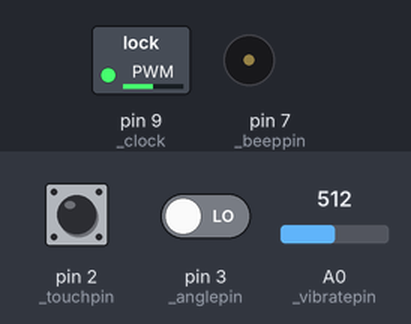
Bench run of a sketch on a simulated Arduino Uno, built with avr-gcc and run on an emulated ATmega328P. Shown: switched loads named in the sketch (green lamp = pin HIGH), buzzer (waves = sounding, pin HIGH). The inputs (shaded band) are chosen by the test bench; at power-on: pin 2 (_touchpin) LOW, pin 3 (_anglepin) LOW, A0 (_vibratepin) = 512. The modem accepts every AT command (registered, SIM ready, sends succeed) and sends nothing else; what the sketch prints to the serial monitor is not drawn.

Above: at 1.2 s.
1.3 s: pin 2 (_touchpin) pulled HIGH for 0.15 s
2.9 s: pin 2 (_touchpin) pulled HIGH for 1 s
5.4 s: pin 2 (_touchpin) driven HIGH and pin 3 (_anglepin) driven HIGH
6.9 s: A0 (_vibratepin) set to 887
9.7 s: A0 (_vibratepin) set to 911
At 12.5 s:
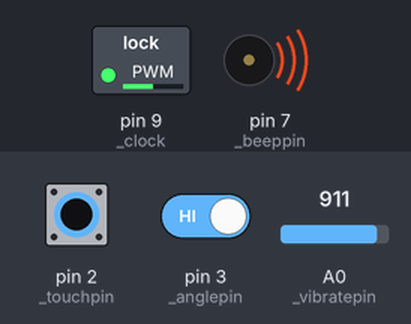
Timing chart, 0 to 13.7 s (numbered marks = the images above; inputs shaded):
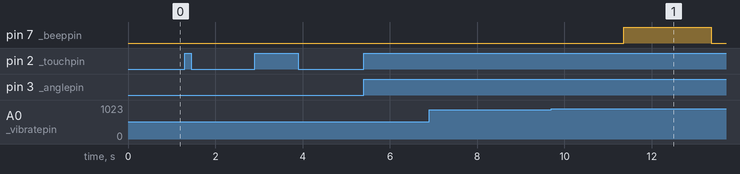

Measured:
- the behaviour switches between 900 and 901 on A0 (_vibratepin) (found by bisection; images 0 and 1)
- after the input at 9.7 s, pin 7 (_beeppin): LOW → HIGH after 1.7 s, → LOW 2.0 s later

The sketch:

icane.ino
```cpp
#include <SoftwareSerial.h>
//#include <SPI.h>
//#include <SD.h>
#define _baudrate   115200
#define _rxpin      4
#define _txpin      5
#define _touchpin  2
#define _anglepin 3
#define _beeppin 7
#define _clock 9 //(500HZ)
const int duty = 127; //(1ms)
#define _vibratepin 0 //A0
SoftwareSerial debug( _rxpin, _txpin ); // RX, TX
//*-- IoT Information

#define SSID "dlink"
#define PASS "062015178"
const String DEV_NAME = "icane01";
const boolean connNTU = false;
const boolean serial = true;
boolean is_sd = false;
//------------sd card para-------------------
/**File myFile;

  // 設定 SD library 功能變數:

  Sd2Card card;
  SdVolume volume;
  SdFile root;

  const int chipSelect = 8;
  const int sd_pin = 8;
  const int sd_pow_pin = 7;
**/

//--------------------parameter----------------
const int _touchgate = 500; //(untouch less than _touchgate viewed as "touched") //(dealta h=1m)
const int _vibrategate = 200;
const int _noflipvibgate = 900;
const bool _standingangle = 1; // (_ : 1 ; | : 0)
const int _flipvibsensetime = 500;
const int  _touchtimegate = 200;
const int _angle_long_time = 2000; //(delta h=1cm)

const int _stepHIGH = 30;
int laststep_high = 1024;
const int _stepLOW = -20;
const unsigned long _step_flushing_time = (1000 * 30 * 1);
const int _steptime = 20;

const int _angle_fluct_time = 50; //(delta h=1cm)

const int _battery_call_period = 45000; //with conn error detecting
const int _max_recursion = 1;
const int _alarm_reset_button_time = 3000;

const int _alarm_reset_button_on = HIGH;
const int _touched = HIGH;

const int _buffertime = 20; //second
const int _max_data_inpackage = 1000;
//---------------------------------------------

volatile bool istouch = 0;
volatile bool angle = 0, alarm = 0, isactive = 0;
volatile unsigned long lasttouchtime = 0;
volatile unsigned long lastangletime = 0;
volatile unsigned long lastbatterytime = 0;
volatile unsigned long laststepcounttime = millis();
unsigned long lastvibcounttime = 0;
volatile bool isintr = 0;
int stepcount = 0;
bool error = 0;
bool connerror = 0;
int times = 0;
int maxvibrate = 0;

void setup() {
  Serial.begin( _baudrate );
  debug.begin( _baudrate );

  //---you maybe need to delete them when no wifi
  connectWiFi();
  errorhandler();
  //-------------//

  pinMode(_touchpin, INPUT);
  pinMode(_anglepin, INPUT);
  pinMode(_beeppin, OUTPUT);
  pinMode(_clock, OUTPUT);
  attachInterrupt(0, changetouch, CHANGE); //pin2
  attachInterrupt(1, changeangle, CHANGE); //pin3

  analogWrite(_clock, 127);

  //sd card setup
  /**pinMode(sd_pow_pin,OUTPUT);
    digitalWrite(sd_pow_pin,HIGH);

    Serial.println("\nWaiting for SD card ready...");
    while (true) {
    if(SD.begin(sd_pin)){
    is_sd = true;
    console("--------------------------------------");
    console("SD_start!");
    break;
    }
    else{
      continue;
    }
    }**/
}
void loop() {

  isintr = 0;
  tracetouch();
  countstep();
  changeangle();
  while (isintr == 1) {
    console("I'm in intr_1=>" + String(isintr));
    isintr = 0;
    countstep();
    alarmreset();
    alarmbeep();
    if (alarm == 1)SentOnCloud(String(analogRead(_vibratepin)), String(angle), String(alarm), String(isactive), String(0), String(error & isintr));
  }
  betterycall();
  senseVibrate();
  Alarm();
  alarmreset();
  while (isintr == 1) {
    console("I'm in intr_2 =>" + String(isintr));
    isintr = 0;
    Alarm();
    alarmreset();
    alarmbeep();
    if (alarm == 1)SentOnCloud(String(analogRead(_vibratepin)), String(angle), String(alarm), String(isactive), String(0), String(error & isintr));
  }
  alarmbeep();
  while (isintr == 1) {
    console("I'm in intr_3=>" + String(isintr));
    isintr = 0;
    Alarm();
    alarmbeep();
    alarmreset();
    alarmbeep();
    if (alarm == 1)SentOnCloud(String(analogRead(_vibratepin)), String(angle), String(alarm), String(isactive), String(0), String(error & isintr));
  }
  if (alarm == 1)SentOnCloud(String(analogRead(_vibratepin)), String(angle), String(alarm), String(isactive), String(0), String(error & isintr));
  while (isintr == 1) {
    console("I'm in intr_4=>" + String(isintr));
    isintr = 0;
    Alarm();
    alarmreset();
    alarmbeep();
    if (alarm == 1)SentOnCloud(String(analogRead(_vibratepin)), String(angle), String(alarm), String(isactive), String(0), String(error & isintr));
  }

  //you need to delete it if no wifi---------
  errorhandler();
  //
}
void connectWiFi()
{
  debug.println("AT+CWMODE=1");
  if (connNTU == true) {
    if (!Connect_to_NTU()) {
      console("Something went wrong conn to NTU");
    }
  }
  else Wifi_connect();
}

void SentOnCloud(String Vib, String Ang, String Alarm, String Isactive, String Step, String Error)
{
  String cmd = "AT+CIPSTART=\"TCP\",\"";
  cmd += "icane.herokuapp.com";
  cmd += "\",80";
  console("SEND: ");
  console(cmd);
  debug.println(cmd);
  if ( debug.find( "Error" ) )
  {
    console( "RECEIVED: Error\nExit1" );
    return;
  }
  cmd = "GET /data?dev_name=" + DEV_NAME + "&vib=" + Vib + "&ang=" + Ang + "&alarm=" + Alarm + "&isactive=" + Isactive + "&step=" + Step + "&error=" + Error + " HTTP/1.0\r\nHost: icane.herokuapp.com\r\n\r\n";
  debug.print( "AT+CIPSEND=" );
  debug.println(cmd.length());
  if (debug.find( ">" ) )
  {
    console(">");
    console(cmd);
    debug.print(cmd);
  }
  else
  {
    debug.print( "AT+CIPCLOSE" );
  }
  if ( debug.find("OK") )
  {
    console( "RECEIVED: OK" );
  }
  else
  {
    console( "RECEIVED: Error\nExit2" );
    //resend the data
    if (times < _max_recursion) {
      times++;
      SentOnCloud(String(analogRead(_vibratepin)), String(angle), String(alarm), String(isactive), String(0), String(error & isintr));
    } else {
      connerror = 1;
      times = 0;
    }
  }
}
void Wifi_connect()
{
  String cmd = "AT+CWJAP=\"";
  cmd += SSID;
  cmd += "\",\"";
  cmd += PASS;
  cmd += "\"";
  sendDebug(cmd);
  Loding("Wifi_connect");
}

boolean Connect_to_NTU() {

  String cmd = "AT+CWJAP=\"";
  cmd += "NTU";
  cmd += "\",\"\"";
  console(cmd);
  debug.println(cmd);
  Loding("Wifi_connect");

  if (NTUtcpconn() == true)return true;
  else return false;

}

boolean NTUtcpconn() {
  String server = "wl122.cc.ntu.edu.tw";
  String URI = "/auth/loginnw.html";
  String port = "80";
  String data = "username=B05202030&password=Ceiba0084";
  // initiate TCP connection
  String tcpStart = "AT+CIPSTART=\"TCP\",\"" + server + "\"," + port;

  // prepare the data to be posted
  String postRequest =
    "POST " + URI + " HTTP/1.1\r\n" +
    "Host: " + server + ":" + port + "\r\n" +
    "Accept: *" + "/" + "*\r\n" +
    "Content-Length: " + String(data.length()) + "\r\n" +
    "Content-Type: application/x-www-form-urlencoded\r\n" +
    "\r\n" +
    data;

  // notify ESP8266 about the lenght of TCP packet
  String sendCmd = "AT+CIPSEND=" + String(postRequest.length());

  debug.println(tcpStart);
  console(tcpStart);
  if (debug.find("OK")) {
    console("NTU_TCP connection OK");
    if (sendingCmd(sendCmd, postRequest) == true) {
      connerror = 0;
      return true;
    }
    else {
      console("Cannot initiate TCP connection when conn to NTU");
      times++;
      if (times < _max_recursion)NTUtcpconn();
      else {
        times = 0;
        connerror = 1;
        return false;
      }
    }
  }
  else {
    console("Cannot initiate TCP connection when conn to NTU");
    times++;
    if (times < _max_recursion)NTUtcpconn();
    else {
      times = 0;
      connerror = 1;
      return false;
    }
  }
}
int _2times = 0;
int _3times = 0;
boolean sendingCmd(String sendCmd, String postRequest) {
  debug.println(sendCmd);
  console(sendCmd);
  while (!debug.find(">") && (_3times < (_max_recursion))) {
    _3times++;
    debug.println(postRequest + "\r\n");
    console("Wait");
  }

  if (_3times < (_max_recursion)) {
    _3times = 0;
    if (post(postRequest) == true) {
      connerror = 0;
      return true;
    }
    else {
      console("ESP8266 is not listening for incoming data when conn to NTU");
      _2times++;
      if (_2times < _max_recursion)sendingCmd(sendCmd, postRequest);
      else {
        _2times = 0;
        connerror = 1;
        return false;
      }
    }
  }
  else {
    _3times = 0;
    console("ESP8266 is not listening for incoming data when conn to NTU");
    connerror = 1; return false;
  }
}

boolean post(String postRequest) {
  console("Sending packet...");
  debug.println(postRequest + "\r\n");
  while (!debug.find("SEND OK") && (times < (_max_recursion))) {
    times++;
    debug.println(postRequest + "\r\n");
    console("Wait");
  }

  if (times < (_max_recursion)) {
    console("Packet sent");
    while (debug.available()) {
      String tmpResp = debug.readString();
      console(tmpResp);
    }
    // close the connection
    debug.println("AT+CIPCLOSE");
    connerror = 0;
    SentOnCloud(String(0), String(0), String(0), String(isactive), String(0), String(error)); //test
    return true;
  }
  else {
    console("An error occured while sending packet when conn to NTU");
    times = 0; connerror = 1; return false;
  }
}

void Loding(String state) {
  for (int timeout = 0 ; timeout < 10 ; timeout++)
  {
    if (debug.find("OK"))
    {
      console("RECEIVED: OK");
      break;
    }
    else if (timeout == 9) {
      console( state );
      console(" fail...\nExit2");
    }
    else
    {
      console("Wifi Loading...");
      delay(500);
    }
  }
}
void sendDebug(String cmd)
{
  console("SEND: ");
  console(cmd);
  debug.print(cmd + "\r\n\r\n");
}
void changetouch() {
  if ( (millis() - lasttouchtime) > _touchtimegate) {
    Serial.println("I'm in changetouch");
    lasttouchtime = millis();
    isintr = 1;
    tracetouch();
  }
}
void changeangle() {


  if ((millis() - lastangletime) >= _angle_fluct_time) {

      lastangletime = millis();

      if (digitalRead(_anglepin) == HIGH) {
        angle = 1;
      }
      else angle = 0;

      isintr = 1;
      /**Alarm();
        SentOnCloud(String(analogRead(_vibratepin)),String(angle),String(alarm),String(isactive),String(0),String(error));**/
      console("I'm in changeangle:" + String(angle));

  }
}

void tracetouch() {
  Serial.println("I'm in tracetouch");
  if ( (digitalRead(_touchpin) == _touched) ) {
    isactive = 1;
  } else if( (millis() - lasttouchtime) <= _touchgate ){
  } else {
    isactive = 0;
  }
  Serial.println("(touch)");
  Serial.println((digitalRead(_touchpin)));
  console("(isactive)");
  console(isactive);
  console("(angle)");
  console(angle);
}

void countstep() {
  console("I'm in countstep");
  volatile bool lock = 0;
  unsigned long start = millis();
  unsigned long debugcount = 0;
  volatile bool add = 0;
  do {
    int vibrate;
    vibrate = analogRead(_vibratepin);
    //console("I'm locked" +String(vibrate));
    if (vibrate >= (_stepHIGH + laststep_high) ) {
      lock = 1;
    }
    else if ( (lock == 1) && ( vibrate <= (laststep_high - _stepLOW) || (debugcount >= (pow(2, 30))))) {
      add=1;
      lock = 0;
    }
    if ( (millis() - start) >= _steptime ) {
      lock = 0;
    }
    debugcount++;
  } while (lock != 0);

  if(add == 1)stepcount++;
  console("------------Step:" + String(stepcount));

  if ((millis() - laststepcounttime) >= _step_flushing_time && stepcount!=0 ) {
    SentOnCloud(String(analogRead(_vibratepin)), String(angle), String(alarm), String(isactive), String(stepcount), String(error & isintr));
    console("Sendstep");
    stepcount = 0;
    laststepcounttime = millis();
  }
}

void senseVibrate() {
  //console("I'm in senceVibrate");
  int vib = analogRead(_vibratepin);
  if (vib > maxvibrate) {
    maxvibrate = vib;
    lastvibcounttime = millis();
  }
  if(vib < (laststep_high + _stepHIGH) || vib > (laststep_high - _stepLOW) )laststep_high = vib;
  if ( (millis() - lastvibcounttime) > _flipvibsensetime )maxvibrate = 0;
}

void betterycall() {
  console("I'm in betterycall");
  if ((millis() - lastbatterytime) >= _battery_call_period) {
    SentOnCloud(String(analogRead(_vibratepin)), String(angle), String(alarm), String(isactive), String(0), String(error & isintr));
    lastbatterytime = millis();
  }
}

void beepon() {
  detachInterrupt(0);
  detachInterrupt(1);
  digitalWrite(_beeppin, HIGH);
  delay(2000);
  digitalWrite(_beeppin, LOW);
  delay(2000);
  attachInterrupt(0, changetouch, CHANGE); //pin2
  attachInterrupt(1, changeangle, CHANGE); //pin3
  changetouch();
  changeangle();
}
void beepoff() {
  //digitalWrite(_beeppin,LOW);
  //delay(500);
}
void alarmbeep() {
  console("I'm in alarmbeep!" + String(alarm));
  if (alarm == 1) {
    beepon();
  }
}

void Alarm() {
  //delay(1000);
  console("I'm in Alarm");
  console("(Alarm)" + String(alarm));
  if ( (maxvibrate > _noflipvibgate) && (isactive == 1) ) {
    alarm = 1;
    //attachInterrupt(0,changetouch,CHANGE); //pin2
    console("!!!no flip!!!");
    console("!!!no flip!!!");
    console("!!!no flip!!!");
    maxvibrate = 0;
  } else if ((angle != _standingangle) && (isactive == 1) )
  {
    unsigned long init = millis();
    unsigned long debugcount = 0;
    maxvibrate = 0;
    while ( (maxvibrate < (laststep_high + _vibrategate)) && ((millis() - init) < _flipvibsensetime) && (debugcount < pow (2, 50))) {
      senseVibrate();
      debugcount++;
    }
    if (maxvibrate > (laststep_high + _vibrategate) ) {
      delay(_angle_long_time);
      if( (angle != _standingangle) ){
          console("!!!with flip!!!");
          console("!!!with flip!!!");
          console("!!!with flip!!!");
           alarm = 1;
          //attachInterrupt(0,changetouch,CHANGE); //pin2
          maxvibrate = 0;
      }
    }
  }
  //if(alarm==1){
  console("(MaxVib)" + String(maxvibrate));
  console("(Angle)" + String(angle));
  console("(Alarm)" + String(alarm));
  //}
}
volatile unsigned long pwm_value = 0;
volatile unsigned long prev_time = 0;
void alarmreset() {
  console("I'm in reset");
  console(String(alarm));
  if (alarm == 1) {
    detachInterrupt(0);
    detachInterrupt(1);
    console("debounce on!");
    delay(500);
    console("debounce off!");
    pwm_value = 0;
    attachInterrupt(0, rising, RISING);
    delay(10); //wait for measurement
    detachInterrupt(0);
    console("the pwm time is" + String(pwm_value));
    if ( ( pwm_value >= (1000 * 0.5) ) && ( pwm_value <= (1000 * 2) ) ) {

      console("delay on!");
      delay(_alarm_reset_button_time);
      console("delay off!");
      pwm_value = 0;
      attachInterrupt(0, rising, RISING);
      delay(10); //wait for measurement
      detachInterrupt(0);
      if ( ( pwm_value >= (1000 * 0.5) ) && ( pwm_value <= (1000 * 2) ) ) {
        alarm = 0;
        console("!!!!RESET!!!!");
        console("the pwm time is" + String(pwm_value));
      }
    }
    delay(300);
    attachInterrupt(0, changetouch, CHANGE); //pin2
    attachInterrupt(1, changeangle, CHANGE); //pin3**/
    changetouch();
    changeangle();
  }
}

void rising() {
  prev_time = micros();
  attachInterrupt(0, falling, FALLING);
}

void falling() {
  attachInterrupt(0, rising, RISING);
  pwm_value = micros() - prev_time;
  console("PWM_half_period: ");
  console(pwm_value);
  //detachInterrupt(0);
  //detachInterrupt(1);
}

void errorhandler() {
  console("I'm in errorhandler");
  if (connerror == 1) {
    connectWiFi();
    connerror = 0;
    SentOnCloud(String(analogRead(_vibratepin)), String(angle), String(alarm), String(isactive), String(0), String(error & isintr));
  }
  if (error == 1) {
    SentOnCloud(String(analogRead(_vibratepin)), String(angle), String(alarm), String(isactive), String(0), String(1));
    error = 0;
  }
}

void console(String text) {
  if (serial == true)Serial.println(text);
  if (is_sd == true) {
    /**myFile = SD.open("card.txt", FILE_WRITE);       // 開啟檔案，一次僅能開啟一個檔案
      if (myFile) {
          Serial.print("(SD COPIED):");
          Serial.println(text);
          myFile.print(text);  // 繼續寫在檔案後面
          myFile.close();                               // 關閉檔案
      }**/
  }
}

void console(int text) {
  if (serial == true)Serial.println(text);
  /**if(is_sd==true){
    /**myFile = SD.open("card.txt", FILE_WRITE);       // 開啟檔案，一次僅能開啟一個檔案
    if (myFile) {
          Serial.print("(SD COPIED):");
          Serial.println(text);
          myFile.println(text);  // 繼續寫在檔案後面
          myFile.close();                               // 關閉檔案
    }
    }
  **/
}
```
